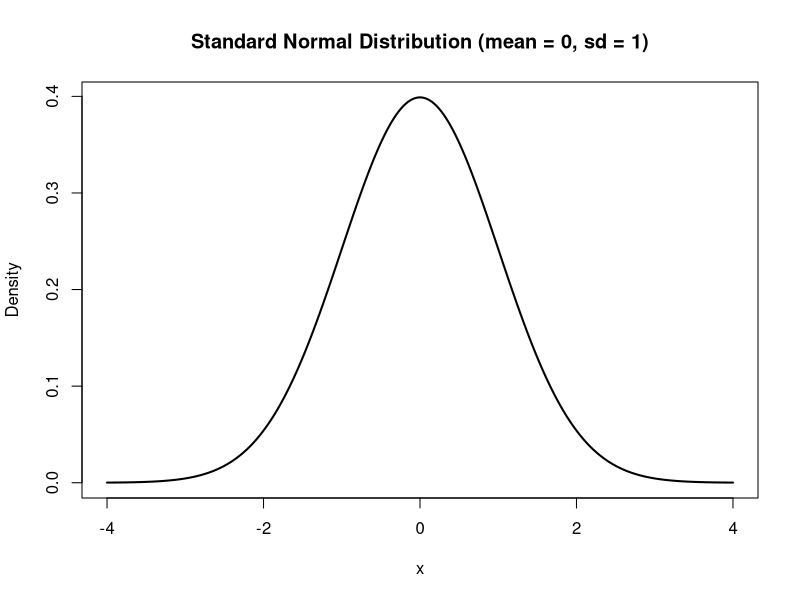

This figure's R source: (Note: this script raises an error after producing the figure.)
# Create x values from -4 to 4 with at least 400 points
x_values <- seq(-4, 4, length.out = 400)

# Calculate y values using the standard normal density function
y_values <- dnorm(x_values)

# Open a PNG device to save the plot
png("normal_distribution/normal_distribution.png", width = 480, height = 480)

# Plot the standard normal distribution as a line with line width 2
plot(x_values, y_values, type = "l", lwd = 2, xlab = "x", ylab = "Density", main = "Standard Normal Distribution (mean = 0, sd = 1)")

# Shade the area between -1 and 1 under the curve with a light semi-transparent colour
polygon(c(-1, seq(-1, 1, length.out = 400), 1), c(0, dnorm(seq(-1, 1, length.out = 400)), 0), col = rgba(0, 0, 1, 0.3))

# Draw a dashed vertical line at the mean (x = 0)
abline(v = 0, lty = "dashed")

# Close the PNG device
dev.off()
